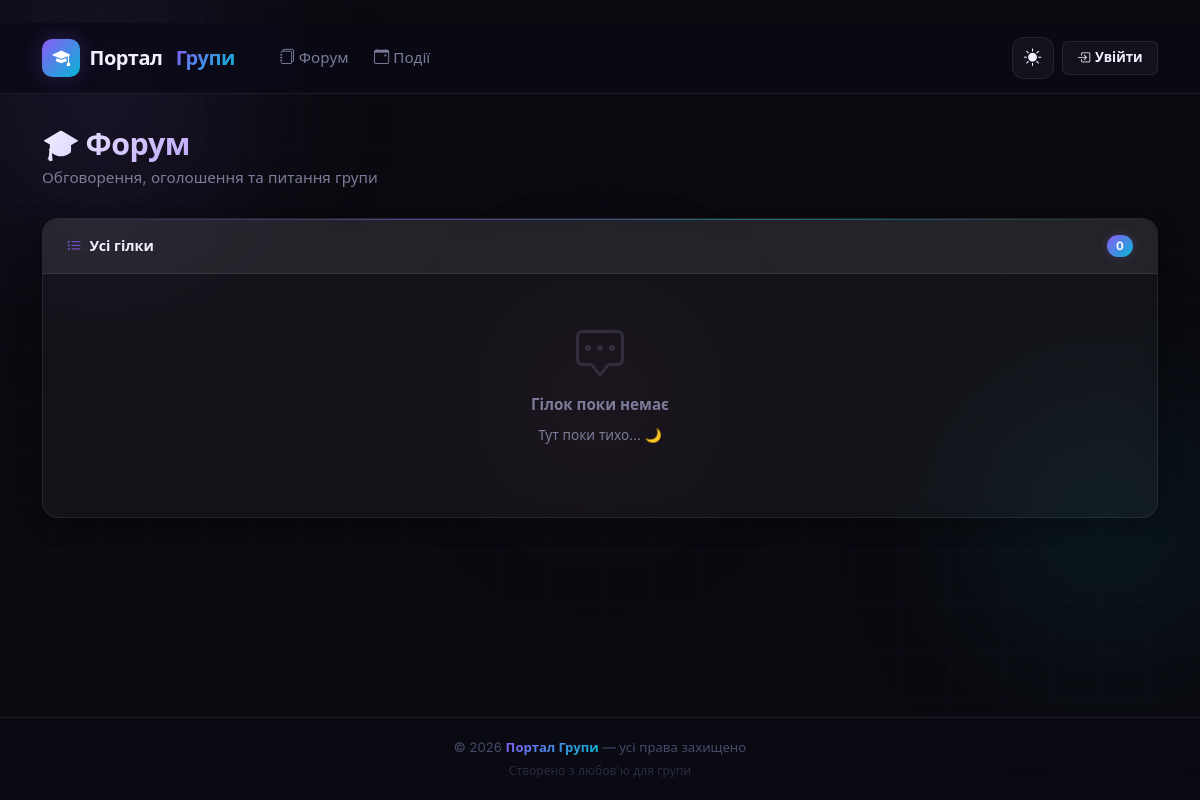
Before: /forum/ with the older database file.
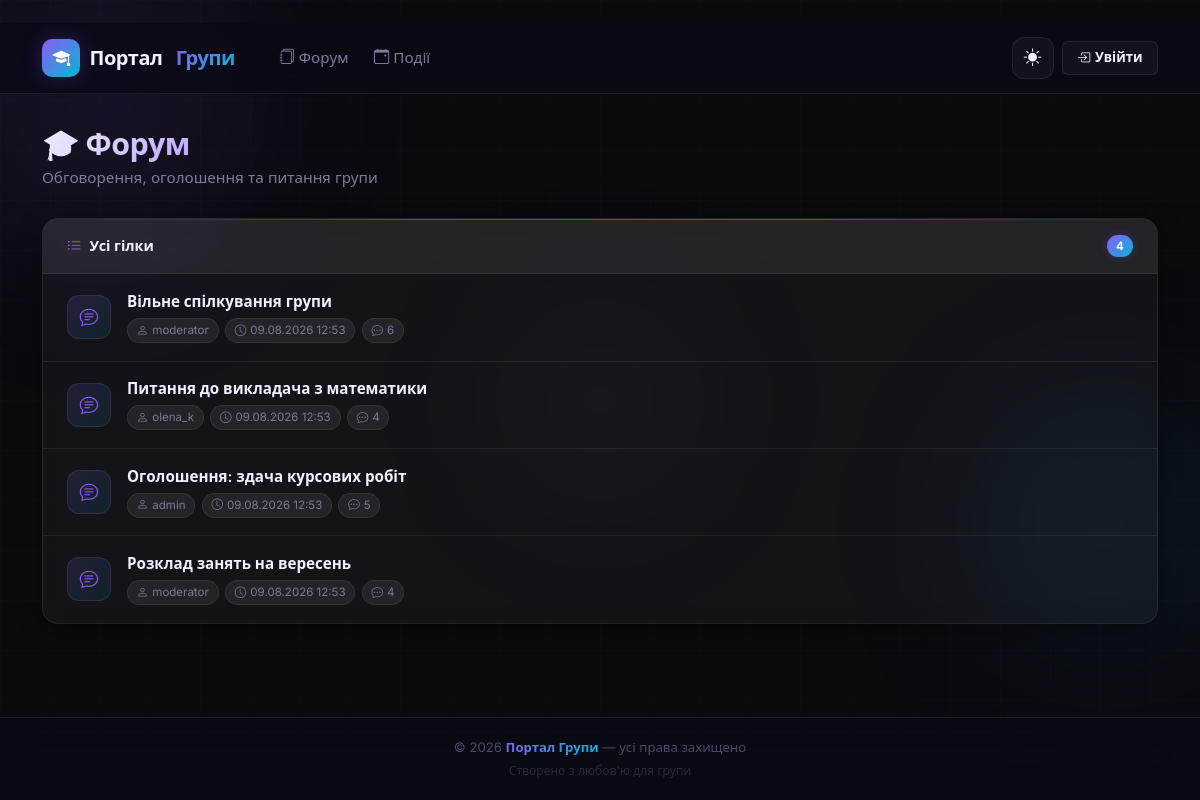
After: the same page with the newer database file.
### SuperSchool/models.py (models this page shows, shortened)
class ForumThread(models.Model):
    title = models.CharField(max_length=200)
    created_at = models.DateTimeField(auto_now_add=True)
    created_by = models.ForeignKey(User, on_delete=models.CASCADE, related_name='threads')

### SuperSchool/views.py (the view)
# urls.py: path('',                          views.thread_list,   name='thread_list'),
def thread_list(request):
    threads = ForumThread.objects.select_related('created_by').order_by('-created_at')
    return render(request, 'forum/thread_list.html', {'threads': threads})

### SuperSchool/templates/forum/thread_list.html (shortened to what this page needs)
﻿{% extends "base.html" %}
{% block content %}
<div class="page-header d-flex justify-content-between align-items-start flex-wrap gap-3">
  <div>
    <h2>🎓 Форум</h2>
    <p>Обговорення, оголошення та питання групи</p>
  </div>
</div>
<div class="card">
  <div class="card-header d-flex align-items-center justify-content-between">
    <span style="color:var(--text);">
      <i class="bi bi-list-ul me-2" style="color:var(--primary)"></i>Усі гілки
    </span>
    <span class="count-badge">{{ threads.count }}</span>
  </div>
  {% if threads %}
    {% for thread in threads %}
    <div class="thread-row">
      <div class="thread-icon-wrap"><i class="bi bi-chat-text"></i></div>
      <div class="flex-grow-1" style="min-width:0;">
        <a href="{% url 'forum:thread_detail' thread.pk %}" class="thread-title-link d-block">
          {{ thread.title }}
        </a>
        <div style="display:flex;flex-wrap:wrap;gap:.4rem;margin-top:.4rem;">
          <span class="meta-chip"><i class="bi bi-person"></i>{{ thread.created_by.username }}</span>
          <span class="meta-chip"><i class="bi bi-clock"></i>{{ thread.created_at|date:"d.m.Y H:i" }}</span>
          <span class="meta-chip"><i class="bi bi-chat-dots"></i>{{ thread.posts.count }}</span>
        </div>
      </div>
    </div>
    {% endfor %}
  {% else %}
    <div class="empty-state">
      <i class="bi bi-chat-square-dots empty-icon"></i>
      <p style="font-weight:600;margin-bottom:.5rem;">Гілок поки немає</p>
      <p style="font-size:.85rem;">Тут поки тихо... 🌙</p>
    </div>
  {% endif %}
</div>
{% endblock %}

Changed rows visible on the page:
added ForumThread: title "Вільне спілкування групи", created_by.username "moderator", created_at "09.08.2026 12:53", posts.count "6"
added ForumThread: title "Питання до викладача з математики", created_by.username "olena_k", created_at "09.08.2026 12:53", posts.count "4"
added ForumThread: title "Оголошення: здача курсових робіт", created_by.username "admin", created_at "09.08.2026 12:53", posts.count "5"
added ForumThread: title "Розклад занять на вересень", created_by.username "moderator", created_at "09.08.2026 12:53", posts.count "4"
Other visible differences:
{{ threads.count }}: "0" → "4"
text no longer shown: "Гілок поки немає Тут поки тихо... 🌙"
